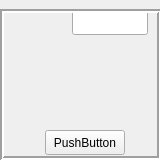
<?xml version="1.0" encoding="UTF-8"?>
<ui version="4.0">
 <class>MainWindow</class>
 <widget class="QMainWindow" name="MainWindow">
  <property name="geometry">
   <rect>
    <x>0</x>
    <y>0</y>
    <width>160</width>
    <height>160</height>
   </rect>
  </property>
  <property name="cursor">
   <cursorShape>CrossCursor</cursorShape>
  </property>
  <property name="windowTitle">
   <string>Space Trader</string>
  </property>
  <property name="windowIcon">
   <iconset>
    <normaloff>../images/App.ico</normaloff>../images/App.ico</iconset>
  </property>
  <property name="windowFilePath">
   <string/>
  </property>
  <property name="iconSize">
   <size>
    <width>20</width>
    <height>20</height>
   </size>
  </property>
  <property name="toolButtonStyle">
   <enum>Qt::ToolButtonFollowStyle</enum>
  </property>
  <property name="animated">
   <bool>false</bool>
  </property>
  <property name="tabShape">
   <enum>QTabWidget::Rounded</enum>
  </property>
  <widget class="QWidget" name="centralwidget">
   <property name="focusPolicy">
    <enum>Qt::NoFocus</enum>
   </property>
   <widget class="QPushButton" name="pushButton">
    <property name="geometry">
     <rect>
      <x>110</x>
      <y>110</y>
      <width>14</width>
      <height>14</height>
     </rect>
    </property>
    <property name="autoFillBackground">
     <bool>false</bool>
    </property>
    <property name="text">
     <string/>
    </property>
    <property name="icon">
     <iconset>
      <normaloff>../images/increase_button.png</normaloff>../images/increase_button.png</iconset>
    </property>
    <property name="iconSize">
     <size>
      <width>14</width>
      <height>14</height>
     </size>
    </property>
    <property name="flat">
     <bool>true</bool>
    </property>
   </widget>
   <widget class="QPushButton" name="pushButton_2">
    <property name="geometry">
     <rect>
      <x>110</x>
      <y>70</y>
      <width>14</width>
      <height>14</height>
     </rect>
    </property>
    <property name="autoFillBackground">
     <bool>false</bool>
    </property>
    <property name="text">
     <string/>
    </property>
    <property name="icon">
     <iconset>
      <normaloff>../images/increase_button.png</normaloff>../images/increase_button.png</iconset>
    </property>
    <property name="iconSize">
     <size>
      <width>14</width>
      <height>14</height>
     </size>
    </property>
    <property name="flat">
     <bool>true</bool>
    </property>
   </widget>
   <widget class="QPushButton" name="pushButton_3">
    <property name="geometry">
     <rect>
      <x>110</x>
      <y>90</y>
      <width>14</width>
      <height>14</height>
     </rect>
    </property>
    <property name="autoFillBackground">
     <bool>false</bool>
    </property>
    <property name="text">
     <string/>
    </property>
    <property name="icon">
     <iconset>
      <normaloff>../images/increase_button.png</normaloff>../images/increase_button.png</iconset>
    </property>
    <property name="iconSize">
     <size>
      <width>14</width>
      <height>14</height>
     </size>
    </property>
    <property name="flat">
     <bool>true</bool>
    </property>
   </widget>
   <widget class="QPushButton" name="pushButton_4">
    <property name="geometry">
     <rect>
      <x>110</x>
      <y>50</y>
      <width>14</width>
      <height>14</height>
     </rect>
    </property>
    <property name="autoFillBackground">
     <bool>false</bool>
    </property>
    <property name="text">
     <string/>
    </property>
    <property name="icon">
     <iconset>
      <normaloff>../images/increase_button.png</normaloff>../images/increase_button.png</iconset>
    </property>
    <property name="iconSize">
     <size>
      <width>14</width>
      <height>14</height>
     </size>
    </property>
    <property name="flat">
     <bool>true</bool>
    </property>
   </widget>
   <widget class="QPushButton" name="pushButton_5">
    <property name="geometry">
     <rect>
      <x>55</x>
      <y>45</y>
      <width>14</width>
      <height>14</height>
     </rect>
    </property>
    <property name="autoFillBackground">
     <bool>false</bool>
    </property>
    <property name="text">
     <string/>
    </property>
    <property name="icon">
     <iconset>
      <normaloff>../images/decrease_button.png</normaloff>../images/decrease_button.png</iconset>
    </property>
    <property name="iconSize">
     <size>
      <width>14</width>
      <height>14</height>
     </size>
    </property>
    <property name="flat">
     <bool>true</bool>
    </property>
   </widget>
   <widget class="QPushButton" name="pushButton_6">
    <property name="geometry">
     <rect>
      <x>55</x>
      <y>110</y>
      <width>14</width>
      <height>14</height>
     </rect>
    </property>
    <property name="autoFillBackground">
     <bool>false</bool>
    </property>
    <property name="text">
     <string/>
    </property>
    <property name="icon">
     <iconset>
      <normaloff>../images/decrease_button.png</normaloff>../images/decrease_button.png</iconset>
    </property>
    <property name="iconSize">
     <size>
      <width>14</width>
      <height>14</height>
     </size>
    </property>
    <property name="flat">
     <bool>true</bool>
    </property>
   </widget>
   <widget class="QPushButton" name="pushButton_7">
    <property name="geometry">
     <rect>
      <x>55</x>
      <y>85</y>
      <width>14</width>
      <height>14</height>
     </rect>
    </property>
    <property name="autoFillBackground">
     <bool>false</bool>
    </property>
    <property name="text">
     <string/>
    </property>
    <property name="icon">
     <iconset>
      <normaloff>../images/decrease_button.png</normaloff>../images/decrease_button.png</iconset>
    </property>
    <property name="iconSize">
     <size>
      <width>14</width>
      <height>14</height>
     </size>
    </property>
    <property name="flat">
     <bool>true</bool>
    </property>
   </widget>
   <widget class="QPushButton" name="pushButton_8">
    <property name="geometry">
     <rect>
      <x>50</x>
      <y>65</y>
      <width>14</width>
      <height>14</height>
     </rect>
    </property>
    <property name="autoFillBackground">
     <bool>false</bool>
    </property>
    <property name="text">
     <string/>
    </property>
    <property name="icon">
     <iconset>
      <normaloff>../images/decrease_button.png</normaloff>../images/decrease_button.png</iconset>
    </property>
    <property name="iconSize">
     <size>
      <width>14</width>
      <height>14</height>
     </size>
    </property>
    <property name="flat">
     <bool>true</bool>
    </property>
   </widget>
   <widget class="QPushButton" name="pushButton_9">
    <property name="geometry">
     <rect>
      <x>45</x>
      <y>130</y>
      <width>80</width>
      <height>25</height>
     </rect>
    </property>
    <property name="text">
     <string>PushButton</string>
    </property>
   </widget>
   <widget class="QLineEdit" name="lineEdit">
    <property name="geometry">
     <rect>
      <x>72</x>
      <y>10</y>
      <width>76</width>
      <height>25</height>
     </rect>
    </property>
   </widget>
   <widget class="QFrame" name="frame">
    <property name="geometry">
     <rect>
      <x>0</x>
      <y>9</y>
      <width>161</width>
      <height>151</height>
     </rect>
    </property>
    <property name="frameShape">
     <enum>QFrame::Box</enum>
    </property>
    <property name="frameShadow">
     <enum>QFrame::Sunken</enum>
    </property>
    <property name="lineWidth">
     <number>2</number>
    </property>
   </widget>
  </widget>
 </widget>
 <resources/>
 <connections/>
</ui>
